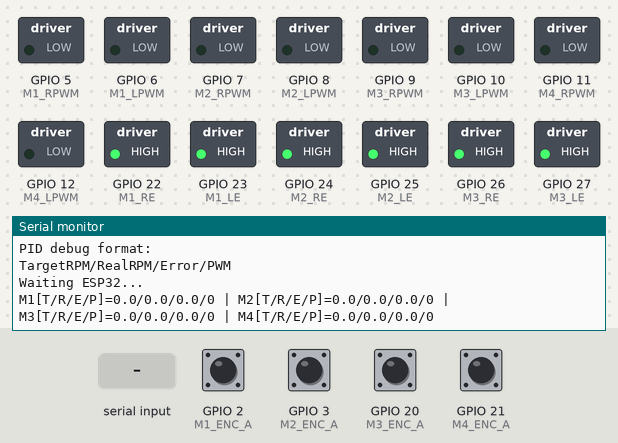
Bench run of a sketch on a simulated ESP32. On the bench: switched loads named in the sketch (green lamp = pin HIGH), the last lines printed to the serial monitor. The inputs (shaded band) are chosen by the test bench; at power-on: GPIO 2 (M1_ENC_A), GPIO 3 (M2_ENC_A), GPIO 20 (M3_ENC_A), GPIO 21 (M4_ENC_A) HIGH.

Above: at 1.2 s.
1.3 s: "90:45:200\n" received over the second serial link
At 2.5 s:
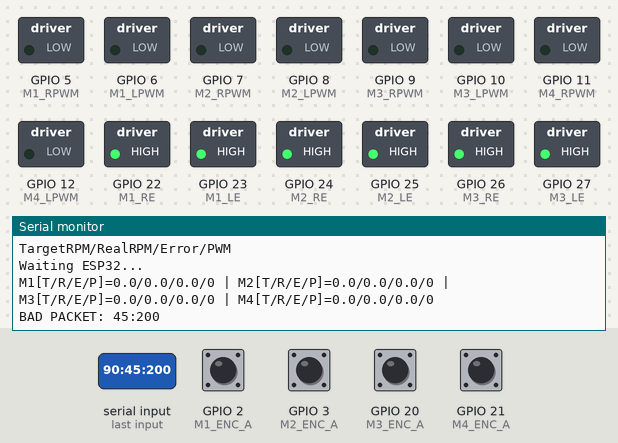
2.8 s: "90:45\n" received over the second serial link
At 3.6 s:
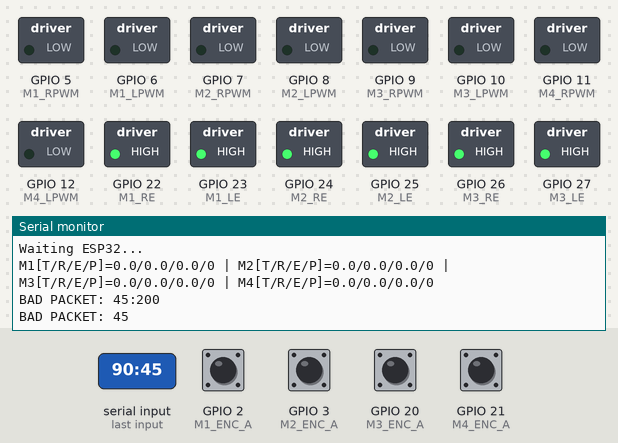
4.3 s: "90:45:200:10\n" received over the second serial link
At 4.8 s:
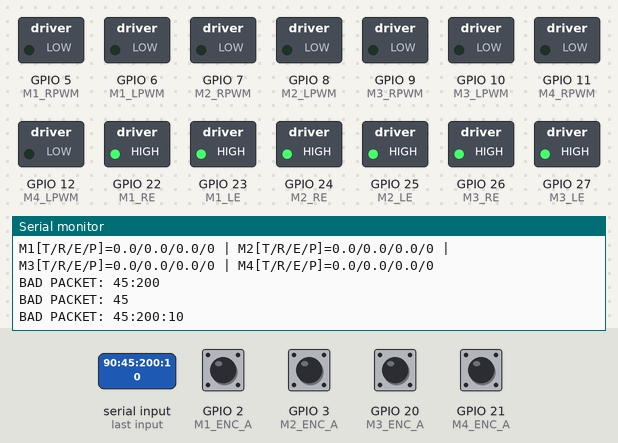

Measured:
- after the input at 1.3 s, the serial monitor: prints a new line at once (image 1)
- after the input at 2.8 s, the serial monitor: prints a new line at once (image 2)
- after the input at 4.3 s, the serial monitor: prints a new line at once (image 3)

The sketch:

Arduinomega2560.ino
```cpp
// =====================================================
// TR ROBOCON 2027 - MECANUM + ENCODER + PID
//
// PS2
//   ↓
// Ubuntu
//   ↓ WiFi UDP
// ESP32
//   ↓ UART
// MEGA 2560
//   ↓
// 4 x IBT-2
//   ↓
// 4 x MECANUM MOTOR + ENCODER
//
// MOTOR POSITION - NHIN TU TREN XUONG:
//
//                 +Y = TIEN
//                     ↑
//
//          M2                 M1
//       TRAI TRUOC        PHAI TRUOC
//
//   -X ←───────────────┼───────────────→ +X
//
//          M3                 M4
//        TRAI SAU           PHAI SAU
//
//                     ↓
//                 -Y = LUI
//
// =====================================================

#include <Arduino.h>
#include <math.h>

// =====================================================
// MOTOR 1 - TRUOC PHAI
// =====================================================

#define M1_RPWM 5
#define M1_LPWM 6
#define M1_RE   22
#define M1_LE   23

// =====================================================
// MOTOR 2 - TRUOC TRAI
// =====================================================

#define M2_RPWM 7
#define M2_LPWM 8
#define M2_RE   24
#define M2_LE   25

// =====================================================
// MOTOR 3 - SAU TRAI
// =====================================================

#define M3_RPWM 9
#define M3_LPWM 10
#define M3_RE   26
#define M3_LE   27

// =====================================================
// MOTOR 4 - SAU PHAI
// =====================================================

#define M4_RPWM 11
#define M4_LPWM 12
#define M4_RE   28
#define M4_LE   29

// =====================================================
// ENCODER PIN
//
// M1: A = D2,  B = D38
// M2: A = D3,  B = D39
// M3: A = D20, B = D40
// M4: A = D21, B = D41
//
// Mega 2560:
// D2, D3, D20, D21 ho tro external interrupt.
//
// =====================================================

#define M1_ENC_A 2
#define M1_ENC_B 38

#define M2_ENC_A 3
#define M2_ENC_B 39

#define M3_ENC_A 20
#define M3_ENC_B 40

#define M4_ENC_A 21
#define M4_ENC_B 41

// =====================================================
// PS2 DATA
// =====================================================

int LX = 128;
int LY = 128;
int RX = 128;
int RY = 128;

// =====================================================
// UART BUFFER
// =====================================================

String rxLine = "";

// =====================================================
// WATCHDOG
// =====================================================

unsigned long lastPacketTime = 0;

const unsigned long WATCHDOG_TIMEOUT = 300;

// =====================================================
// CONTROL
// =====================================================

const int DEADZONE = 15;

// =====================================================
// ORIGINAL MAX SPEED
// =====================================================

const int MAX_SPEED = 80;

// =====================================================
// MOTOR DIRECTION CORRECTION
// GIU NGUYEN HUONG MOTOR GOC
// =====================================================

const int M1_DIR = 1;
const int M2_DIR = -1;
const int M3_DIR = -1;
const int M4_DIR = 1;

// =====================================================
// PID CONFIGURATION
//
// COUNTS_PER_REV:
// So xung dem duoc trong 1 vong truc dang do.
//
// Phai hieu chinh theo encoder va hop so thuc te.
// Gia tri 600 ben duoi CHI LA GIA TRI KHOI TAO.
//
// MAX_TARGET_RPM:
// RPM muc tieu toi da khi lenh mecanum dat MAX_SPEED.
//
// =====================================================

const float COUNTS_PER_REV[4] = {
    600.0f,
    600.0f,
    600.0f,
    600.0f
};

// Doi thanh -1 neu chieu dem encoder nguoc voi chieu quy uoc.
const int ENCODER_DIR[4] = {
    1, 1, 1, 1
};

const float MAX_TARGET_RPM = 100.0f;

// PID gains - gia tri khoi dau, can tinh chinh thuc te.
float Kp[4] = {
    1.5f, 1.5f, 1.5f, 1.5f
};

float Ki[4] = {
    0.5f, 0.5f, 0.5f, 0.5f
};

float Kd[4] = {
    0.0f, 0.0f, 0.0f, 0.0f
};

// Chu ky cap nhat PID: 20 ms
const unsigned long PID_INTERVAL_MS = 20;

// Chu ky in Serial: 200 ms
const unsigned long DEBUG_INTERVAL_MS = 200;

// Gioi han PWM PID
const int PID_PWM_LIMIT = 255;

// Gioi han tich phan
const float INTEGRAL_LIMIT = 300.0f;

// =====================================================
// ENCODER VARIABLES
// =====================================================

volatile long encoderCount[4] = {
    0, 0, 0, 0
};

long previousEncoderCount[4] = {
    0, 0, 0, 0
};

// =====================================================
// PID VARIABLES
// =====================================================

// RPM muc tieu
float targetRPM[4] = {
    0, 0, 0, 0
};

// RPM do duoc
float measuredRPM[4] = {
    0, 0, 0, 0
};

// Sai so RPM
float pidError[4] = {
    0, 0, 0, 0
};

// Sai so truoc
float previousError[4] = {
    0, 0, 0, 0
};

// Tich phan
float integral[4] = {
    0, 0, 0, 0
};

// Dao ham
float derivative[4] = {
    0, 0, 0, 0
};

// PWM PID
int pidPWM[4] = {
    0, 0, 0, 0
};

unsigned long lastPIDTime = 0;
unsigned long lastDebugTime = 0;

// =====================================================
// ENCODER ISR
//
// Dem suon len cua kenh A.
// Doc kenh B de xac dinh chieu.
//
// Neu chieu RPM hien thi nguoc quy uoc,
// hieu chinh ENCODER_DIR cua tung motor.
//
// =====================================================

void encoderISR1()
{
    if (digitalRead(M1_ENC_B))
    {
        encoderCount[0]++;
    }
    else
    {
        encoderCount[0]--;
    }
}

void encoderISR2()
{
    if (digitalRead(M2_ENC_B))
    {
        encoderCount[1]++;
    }
    else
    {
        encoderCount[1]--;
    }
}

void encoderISR3()
{
    if (digitalRead(M3_ENC_B))
    {
        encoderCount[2]++;
    }
    else
    {
        encoderCount[2]--;
    }
}

void encoderISR4()
{
    if (digitalRead(M4_ENC_B))
    {
        encoderCount[3]++;
    }
    else
    {
        encoderCount[3]--;
    }
}

// =====================================================
// MOTOR 1
// =====================================================

void motor1(int speed)
{
    speed = speed * M1_DIR;

    speed = constrain(speed, -255, 255);

    if (speed > 0)
    {
        analogWrite(M1_RPWM, speed);
        analogWrite(M1_LPWM, 0);
    }
    else if (speed < 0)
    {
        analogWrite(M1_RPWM, 0);
        analogWrite(M1_LPWM, -speed);
    }
    else
    {
        analogWrite(M1_RPWM, 0);
        analogWrite(M1_LPWM, 0);
    }
}

// =====================================================
// MOTOR 2
// =====================================================

void motor2(int speed)
{
    speed = speed * M2_DIR;

    speed = constrain(speed, -255, 255);

    if (speed > 0)
    {
        analogWrite(M2_RPWM, speed);
        analogWrite(M2_LPWM, 0);
    }
    else if (speed < 0)
    {
        analogWrite(M2_RPWM, 0);
        analogWrite(M2_LPWM, -speed);
    }
    else
    {
        analogWrite(M2_RPWM, 0);
        analogWrite(M2_LPWM, 0);
    }
}

// =====================================================
// MOTOR 3
// =====================================================

void motor3(int speed)
{
    speed = speed * M3_DIR;

    speed = constrain(speed, -255, 255);

    if (speed > 0)
    {
        analogWrite(M3_RPWM, speed);
        analogWrite(M3_LPWM, 0);
    }
    else if (speed < 0)
    {
        analogWrite(M3_RPWM, 0);
        analogWrite(M3_LPWM, -speed);
    }
    else
    {
        analogWrite(M3_RPWM, 0);
        analogWrite(M3_LPWM, 0);
    }
}

// =====================================================
// MOTOR 4
// =====================================================

void motor4(int speed)
{
    speed = speed * M4_DIR;

    speed = constrain(speed, -255, 255);

    if (speed > 0)
    {
        analogWrite(M4_RPWM, speed);
        analogWrite(M4_LPWM, 0);
    }
    else if (speed < 0)
    {
        analogWrite(M4_RPWM, 0);
        analogWrite(M4_LPWM, -speed);
    }
    else
    {
        analogWrite(M4_RPWM, 0);
        analogWrite(M4_LPWM, 0);
    }
}

// =====================================================
// STOP ALL
// =====================================================

void stopAll()
{
    motor1(0);
    motor2(0);
    motor3(0);
    motor4(0);
}

// =====================================================
// RESET PID
// =====================================================

void resetPID()
{
    for (int i = 0; i < 4; i++)
    {
        targetRPM[i] = 0.0f;
        measuredRPM[i] = 0.0f;
        pidError[i] = 0.0f;
        previousError[i] = 0.0f;
        integral[i] = 0.0f;
        derivative[i] = 0.0f;
        pidPWM[i] = 0;
    }

    lastPIDTime = millis();
}

// =====================================================
// ENABLE IBT-2
// =====================================================

void enableDrivers()
{
    digitalWrite(M1_RE, HIGH);
    digitalWrite(M1_LE, HIGH);

    digitalWrite(M2_RE, HIGH);
    digitalWrite(M2_LE, HIGH);

    digitalWrite(M3_RE, HIGH);
    digitalWrite(M3_LE, HIGH);

    digitalWrite(M4_RE, HIGH);
    digitalWrite(M4_LE, HIGH);
}

// =====================================================
// AXIS -> SPEED
// =====================================================

int axisToSpeed(int value)
{
    int speed = value - 128;

    // DEADZONE
    if (abs(speed) < DEADZONE)
    {
        speed = 0;
    }

    // SCALE
    speed = map(
        speed,
        -127,
        127,
        -MAX_SPEED,
        MAX_SPEED
    );

    return constrain(
        speed,
        -MAX_SPEED,
        MAX_SPEED
    );
}

// =====================================================
// MECANUM CONTROL
//
// +Y = TIEN
// -Y = LUI
// +X = PHAI
// -X = TRAI
// +W = QUAY TRAI
// -W = QUAY PHAI
//
// M1 = Vy + Vx + W
// M2 = Vy - Vx - W
// M3 = Vy + Vx - W
// M4 = Vy - Vx + W
//
// PID nhan RPM muc tieu tu ket qua mecanum.
// =====================================================

void mecanumControl()
{
    // X
    int Vx = -axisToSpeed(LX);

    // Y
    int Vy = -axisToSpeed(LY);

    // ROTATION
    int W = -axisToSpeed(RX);

    // MECANUM
    int M1 = Vy + Vx + W;
    int M2 = Vy - Vx - W;
    int M3 = Vy + Vx - W;
    int M4 = Vy - Vx + W;

    // NORMALIZE
    int maxValue = abs(M1);

    if (abs(M2) > maxValue)
    {
        maxValue = abs(M2);
    }

    if (abs(M3) > maxValue)
    {
        maxValue = abs(M3);
    }

    if (abs(M4) > maxValue)
    {
        maxValue = abs(M4);
    }

    if (maxValue > MAX_SPEED)
    {
        M1 = M1 * MAX_SPEED / maxValue;
        M2 = M2 * MAX_SPEED / maxValue;
        M3 = M3 * MAX_SPEED / maxValue;
        M4 = M4 * MAX_SPEED / maxValue;
    }

    // =================================================
    // CONVERT MECANUM COMMAND TO TARGET RPM
    //
    // M = +/- MAX_SPEED
    // => RPM muc tieu = +/- MAX_TARGET_RPM
    //
    // Khong goi motor1..motor4 truc tiep o day.
    // PID se tinh PWM va dieu khien motor.
    // =================================================

    targetRPM[0] =
        (float)M1 * MAX_TARGET_RPM / MAX_SPEED;

    targetRPM[1] =
        (float)M2 * MAX_TARGET_RPM / MAX_SPEED;

    targetRPM[2] =
        (float)M3 * MAX_TARGET_RPM / MAX_SPEED;

    targetRPM[3] =
        (float)M4 * MAX_TARGET_RPM / MAX_SPEED;
}

// =====================================================
// UPDATE PID
//
// Moi PID_INTERVAL_MS:
// 1. Doc encoder
// 2. Tinh RPM
// 3. Tinh sai so
// 4. Tinh PID
// 5. Xuat PWM den 4 motor
//
// =====================================================

void updatePID()
{
    unsigned long now = millis();

    unsigned long elapsed = now - lastPIDTime;

    if (elapsed < PID_INTERVAL_MS)
    {
        return;
    }

    if (elapsed == 0)
    {
        return;
    }

    float dt = elapsed / 1000.0f;

    lastPIDTime = now;

    long currentCount[4];

    // Doc bo dem encoder an toan.
    noInterrupts();

    currentCount[0] = encoderCount[0];
    currentCount[1] = encoderCount[1];
    currentCount[2] = encoderCount[2];
    currentCount[3] = encoderCount[3];

    interrupts();

    // Tinh RPM va PID tung motor.
    for (int i = 0; i < 4; i++)
    {
        long deltaCount =
            currentCount[i] - previousEncoderCount[i];

        previousEncoderCount[i] = currentCount[i];

        // RPM = so vong / thoi gian (phut)
        measuredRPM[i] =
            ((float)deltaCount * 60.0f) /
            (COUNTS_PER_REV[i] * dt);

        // Hieu chinh chieu encoder.
        measuredRPM[i] *= ENCODER_DIR[i];

        // Sai so.
        pidError[i] =
            targetRPM[i] - measuredRPM[i];

        // Neu khong co lenh chay, dung motor va xoa PID.
        if (fabs(targetRPM[i]) < 0.01f)
        {
            integral[i] = 0.0f;
            derivative[i] = 0.0f;
            previousError[i] = 0.0f;
            pidError[i] = 0.0f;
            pidPWM[i] = 0;

            continue;
        }

        // Tich phan.
        integral[i] += pidError[i] * dt;

        integral[i] = constrain(
            integral[i],
            -INTEGRAL_LIMIT,
            INTEGRAL_LIMIT
        );

        // Dao ham.
        derivative[i] =
            (pidError[i] - previousError[i]) / dt;

        // Cong thuc PID.
        float output =
            Kp[i] * pidError[i] +
            Ki[i] * integral[i] +
            Kd[i] * derivative[i];

        // Gioi han PWM.
        output = constrain(
            output,
            -PID_PWM_LIMIT,
            PID_PWM_LIMIT
        );

        pidPWM[i] = (int)output;

        previousError[i] = pidError[i];
    }

    // Xuat PWM den driver.
    motor1(pidPWM[0]);
    motor2(pidPWM[1]);
    motor3(pidPWM[2]);
    motor4(pidPWM[3]);
}

// =====================================================
// PRINT PID DEBUG
//
// Serial Monitor: 115200 baud
//
// M1[T/R/E/P] = Target RPM / Real RPM / Error / PWM
//
// =====================================================

void printPIDDebug()
{
    unsigned long now = millis();

    if (now - lastDebugTime < DEBUG_INTERVAL_MS)
    {
        return;
    }

    lastDebugTime = now;

    Serial.print("M1[T/R/E/P]=");
    Serial.print(targetRPM[0], 1);
    Serial.print("/");
    Serial.print(measuredRPM[0], 1);
    Serial.print("/");
    Serial.print(pidError[0], 1);
    Serial.print("/");
    Serial.print(pidPWM[0]);

    Serial.print(" | M2[T/R/E/P]=");
    Serial.print(targetRPM[1], 1);
    Serial.print("/");
    Serial.print(measuredRPM[1], 1);
    Serial.print("/");
    Serial.print(pidError[1], 1);
    Serial.print("/");
    Serial.print(pidPWM[1]);

    Serial.print(" | M3[T/R/E/P]=");
    Serial.print(targetRPM[2], 1);
    Serial.print("/");
    Serial.print(measuredRPM[2], 1);
    Serial.print("/");
    Serial.print(pidError[2], 1);
    Serial.print("/");
    Serial.print(pidPWM[2]);

    Serial.print(" | M4[T/R/E/P]=");
    Serial.print(targetRPM[3], 1);
    Serial.print("/");
    Serial.print(measuredRPM[3], 1);
    Serial.print("/");
    Serial.print(pidError[3], 1);
    Serial.print("/");
    Serial.println(pidPWM[3]);
}

// =====================================================
// PARSE UART
//
// Packet:
// LX,LY,RX,RY
//
// Example:
// 128,128,128,128
// =====================================================

void parseCommand(String data)
{
    int start = data.indexOf(':');

    if (start >= 0)
    {
        data = data.substring(start + 1);
        data.trim();
    }

    // FIND COMMA
    int p1 = data.indexOf(',');

    int p2 = data.indexOf(
        ',',
        p1 + 1
    );

    int p3 = data.indexOf(
        ',',
        p2 + 1
    );

    // INVALID PACKET
    if (p1 < 0 || p2 < 0 || p3 < 0)
    {
        Serial.print("BAD PACKET: ");
        Serial.println(data);

        return;
    }

    // READ
    LX = data.substring(0, p1).toInt();

    LY = data.substring(
        p1 + 1,
        p2
    ).toInt();

    RX = data.substring(
        p2 + 1,
        p3
    ).toInt();

    RY = data.substring(
        p3 + 1
    ).toInt();

    // LIMIT
    LX = constrain(LX, 0, 255);
    LY = constrain(LY, 0, 255);
    RX = constrain(RX, 0, 255);
    RY = constrain(RY, 0, 255);

    // UPDATE WATCHDOG
    lastPacketTime = millis();

    // DEBUG
    Serial.print("LX=");
    Serial.print(LX);

    Serial.print(" LY=");
    Serial.print(LY);

    Serial.print(" RX=");
    Serial.print(RX);

    Serial.print(" RY=");
    Serial.println(RY);
}

// =====================================================
// SETUP
// =====================================================

void setup()
{
    // USB SERIAL
    Serial.begin(115200);

    // UART1
    // D18 = TX1
    // D19 = RX1
    Serial1.begin(115200);

    // M1
    pinMode(M1_RPWM, OUTPUT);
    pinMode(M1_LPWM, OUTPUT);
    pinMode(M1_RE, OUTPUT);
    pinMode(M1_LE, OUTPUT);

    // M2
    pinMode(M2_RPWM, OUTPUT);
    pinMode(M2_LPWM, OUTPUT);
    pinMode(M2_RE, OUTPUT);
    pinMode(M2_LE, OUTPUT);

    // M3
    pinMode(M3_RPWM, OUTPUT);
    pinMode(M3_LPWM, OUTPUT);
    pinMode(M3_RE, OUTPUT);
    pinMode(M3_LE, OUTPUT);

    // M4
    pinMode(M4_RPWM, OUTPUT);
    pinMode(M4_LPWM, OUTPUT);
    pinMode(M4_RE, OUTPUT);
    pinMode(M4_LE, OUTPUT);

    // SAFE START
    stopAll();

    // ENABLE IBT-2
    enableDrivers();

    // =================================================
    // ENCODER SETUP
    // =================================================

    pinMode(M1_ENC_A, INPUT_PULLUP);
    pinMode(M1_ENC_B, INPUT_PULLUP);

    pinMode(M2_ENC_A, INPUT_PULLUP);
    pinMode(M2_ENC_B, INPUT_PULLUP);

    pinMode(M3_ENC_A, INPUT_PULLUP);
    pinMode(M3_ENC_B, INPUT_PULLUP);

    pinMode(M4_ENC_A, INPUT_PULLUP);
    pinMode(M4_ENC_B, INPUT_PULLUP);

    attachInterrupt(
        digitalPinToInterrupt(M1_ENC_A),
        encoderISR1,
        RISING
    );

    attachInterrupt(
        digitalPinToInterrupt(M2_ENC_A),
        encoderISR2,
        RISING
    );

    attachInterrupt(
        digitalPinToInterrupt(M3_ENC_A),
        encoderISR3,
        RISING
    );

    attachInterrupt(
        digitalPinToInterrupt(M4_ENC_A),
        encoderISR4,
        RISING
    );

    // =================================================
    // INITIALIZE PID TIMERS
    // =================================================

    lastPIDTime = millis();
    lastDebugTime = millis();

    // WATCHDOG
    lastPacketTime = millis();

    // DEBUG
    Serial.println();

    Serial.println(
        "======================================"
    );

    Serial.println(
        " TR ROBOCON 2027"
    );

    Serial.println(
        " PS2 -> ESP32 -> MEGA -> IBT2"
    );

    Serial.println(
        " ENCODER + PID ENABLED"
    );

    Serial.println(
        "======================================"
    );

    Serial.println();

    Serial.println("M1 = FRONT RIGHT");
    Serial.println("M2 = FRONT LEFT");
    Serial.println("M3 = REAR LEFT");
    Serial.println("M4 = REAR RIGHT");

    Serial.println();

    Serial.println("Encoder pins:");
    Serial.println("M1 A=D2  B=D38");
    Serial.println("M2 A=D3  B=D39");
    Serial.println("M3 A=D20 B=D40");
    Serial.println("M4 A=D21 B=D41");

    Serial.println();

    Serial.println("PID debug format:");
    Serial.println("TargetRPM/RealRPM/Error/PWM");

    Serial.println();
    Serial.println("Waiting ESP32...");
}

// =====================================================
// LOOP
// =====================================================

void loop()
{
    // =================================================
    // UART1 RECEIVE
    // =================================================

    while (Serial1.available())
    {
        char c = Serial1.read();

        // END PACKET
        if (c == '\n')
        {
            if (rxLine.length() > 0)
            {
                parseCommand(rxLine);
            }

            rxLine = "";
        }

        // IGNORE CR
        else if (c != '\r')
        {
            rxLine += c;

            // SAFETY BUFFER LIMIT
            if (rxLine.length() > 100)
            {
                rxLine = "";
            }
        }
    }

    // =================================================
    // WATCHDOG
    // =================================================

    if (
        millis() - lastPacketTime >
        WATCHDOG_TIMEOUT
    )
    {
        stopAll();

        resetPID();

        return;
    }

    // =================================================
    // MECANUM TARGET
    // =================================================

    mecanumControl();

    // =================================================
    // PID CONTROL
    // =================================================

    updatePID();

    // =================================================
    // PID SERIAL DEBUG
    // =================================================

    printPIDDebug();
}
```
